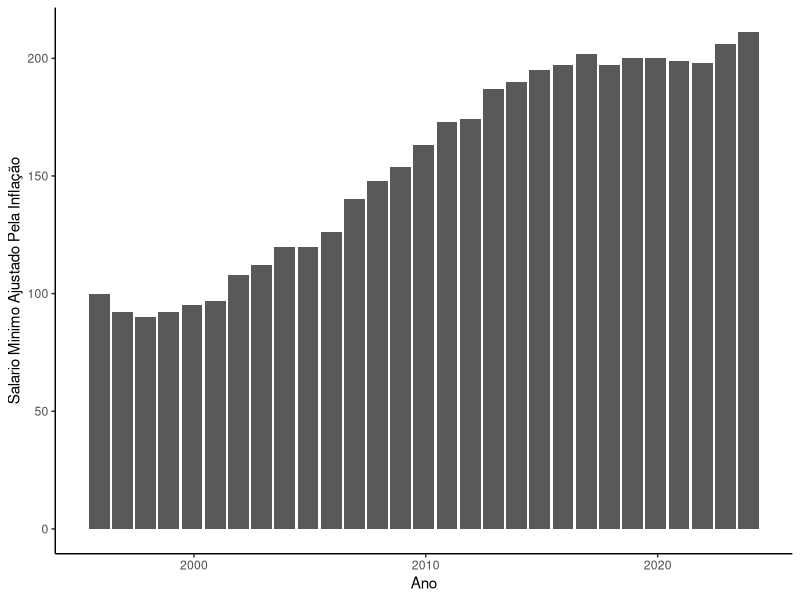
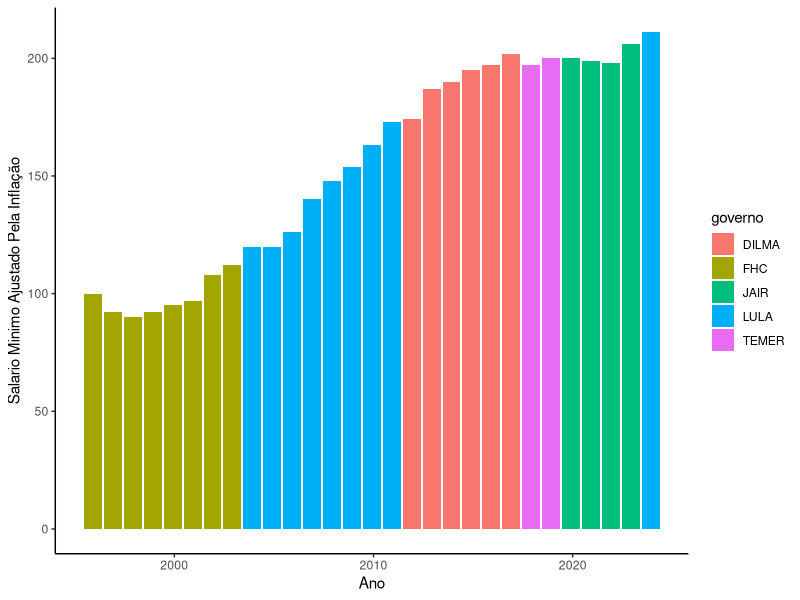

The R script that drew these images, in order:
## ---- chunk 1
library(tidyverse)
## ---- chunk 2
dados = readxl::read_xlsx("SalarioMinimo.xlsx", col_names = F)
## ---- chunk 3
colnames(dados) = c("data1", "salario", "data2", "inflacao")
## ---- chunk 4
presidentes = c("FHC", "FHC", "FHC", "FHC", "FHC", "FHC", "FHC", "FHC",
                "LULA", "LULA", "LULA", "LULA", "LULA", "LULA", "LULA", "LULA",
                "DILMA", "DILMA", "DILMA", "DILMA", "DILMA", "DILMA", 
                "TEMER", "TEMER", "JAIR", "JAIR", "JAIR", "JAIR", "LULA")

dados %>% 
  mutate(inflaReal = inflacao |> as.numeric()) %>% 
  mutate(inflacao = 1+ as.numeric(inflacao)/100) %>% 
  mutate(cuminfla = cumprod(inflacao), compra = c(100, (100*lag(cuminfla))|>round() |> na.omit())) %>% 
  mutate(desval = round(10000/compra)) %>% mutate(salReal = (salario*desval/100) |> round()) %>% 
  mutate(governo = presidentes)-> dadosC

dadosC
## ---- chunk 5
dadosC %>% 
  ggplot(aes(x = data2, y = salReal))+
  geom_bar(stat = "identity")+
  theme_classic()+
  labs(x = "Ano", y = "Salario Minimo Ajustado Pela Inflação")
## ---- chunk 6
dadosC %>% 
  ggplot(aes(x = data2, y = salReal, fill = governo))+
  geom_bar(stat = "identity")+
  theme_classic()+
  labs(x = "Ano", y = "Salario Minimo Ajustado Pela Inflação")
